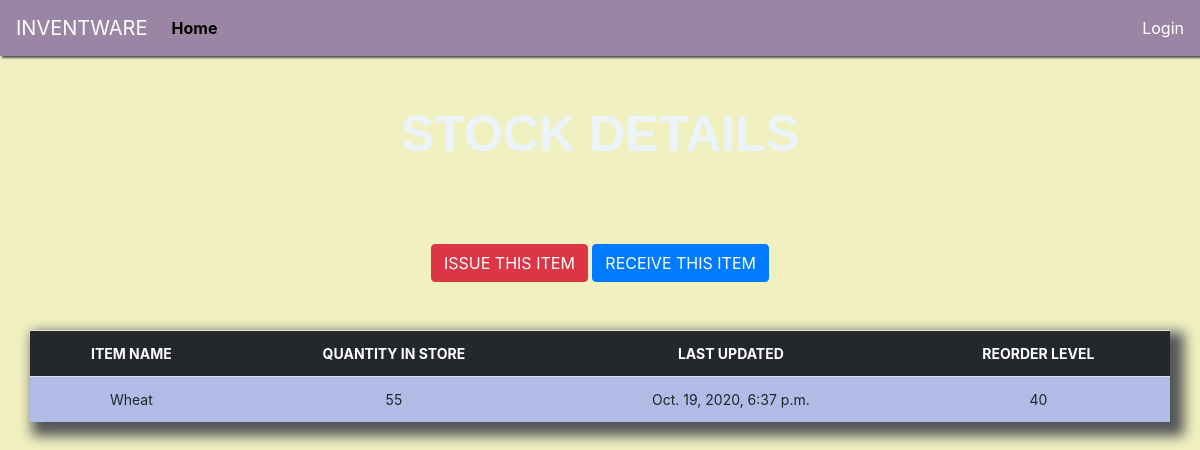
Screenshot of /stock_detail/13/ with the database file from the repository.
### inventory_mgmt/models.py (models this page shows, shortened)
class Stock(models.Model):
	user = models.ForeignKey(User, related_name='User', on_delete=models.CASCADE,default="")
	category = models.ForeignKey(Category, on_delete=models.CASCADE,blank=True)
	item_name = models.CharField(max_length=50, blank=True, null=True)
	quantity = models.IntegerField(default='0', blank=True, null=True)
	receive_quantity = models.IntegerField(default='0', blank=True, null=True)
	receive_by = models.CharField(max_length=50, blank=True, null=True)
	issue_quantity = models.IntegerField(default='0', blank=True, null=True)
	issue_by = models.CharField(max_length=50, blank=True, null=True)
	issue_to = models.CharField(max_length=50, blank=True, null=True)
	phone_number = models.CharField(max_length=50, blank=True, null=True)
	created_by = models.CharField(max_length=50, blank=True, null=True)
	reorder_level = models.IntegerField(default='0', blank=True, null=True)
	last_updated = models.DateTimeField(auto_now_add=False, auto_now=True)
	timestamp = models.DateTimeField(auto_now=False, auto_now_add=True)

### inventory_mgmt/views.py (the view)
# urls.py: path('stock_detail/<str:pk>/', views.stock_detail, name="stock_detail"),
def stock_detail(request, pk):
	queryset = Stock.objects.get(id=pk)
	context = {
		"title": queryset.item_name,
		"queryset": queryset,
	}
	return render(request, "stock_detail.html", context)

### inventory_mgmt/templates/stock_detail.html (shortened to what this page needs)
{% load static %} {% load crispy_forms_tags %}
<!DOCTYPE html>
<html lang="en">
  <head>
    <link
      rel="stylesheet"
      href="https://stackpath.bootstrapcdn.com/bootstrap/4.4.1/css/bootstrap.min.css"
    />
    <link href="{% static 'css/style.css' %}" rel="stylesheet" />
  </head>
  <body>
    {% include 'navbar.html'%}
    <br><br>
    <h1 class="header1"><center>STOCK DETAILS</center></h1>
    <br><br><br>
    <center><a href="{% url 'issue_items' queryset.id %}"><div class='btn btn-danger'>ISSUE THIS ITEM</div></a>
    <a href="{% url 'receive_items' queryset.id %}"><div class='btn btn-primary'>RECEIVE THIS ITEM</div></a></center>
    <br /><br />
    <div class="display_table">
      <table class="table">
        <tr>
          <th>ITEM NAME</th>
          <th>QUANTITY IN STORE</th>
          <th>LAST UPDATED</th>
          <th>REORDER LEVEL</th>
        </tr>
        <tr>
          <td>{{queryset.item_name}}</td>
          <td>{{queryset.quantity}}</td>
          <td>{{queryset.last_updated}}</td>
          <td>{{queryset.reorder_level}}</td>
        </tr>
      </table>
    </div>
  </body>
</html>

### static/css/style.css (style rules this page uses)
body { background-color: #F1F0C0; background-size: cover; }
.table { font-size: 13px; text-align: center; width: 95%; margin: auto; text-align: center; font-size: 14px; border-color: rgb(77, 77, 77); box-shadow: 8px 8px 12px 6px #525658; }
.table tr:nth-child(odd) { background: #B7E5DD }
.table tr:nth-child(even) { background: #B1BCE6 }
th { background-color: #24272c; color: white; }
.header1 { font-family: helvetica; color: #ebf4fa; font-size: 50px; text-align: center; width: 100%; display: block; font-weight: bolder; }

### rows the page displays
Stock: item_name "Wheat", quantity "55", last_updated "Oct. 19, 2020, 6:37 p.m.", reorder_level "40"
